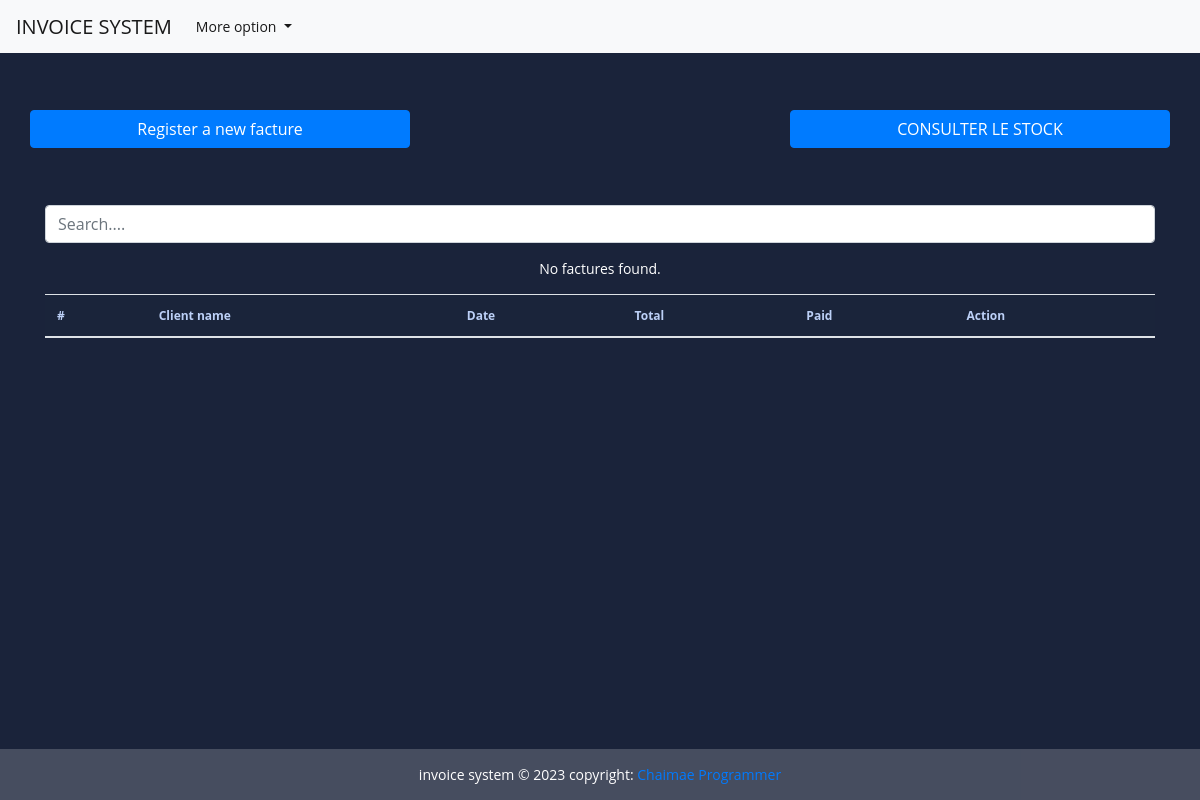
The page /Home on the database as committed earlier.
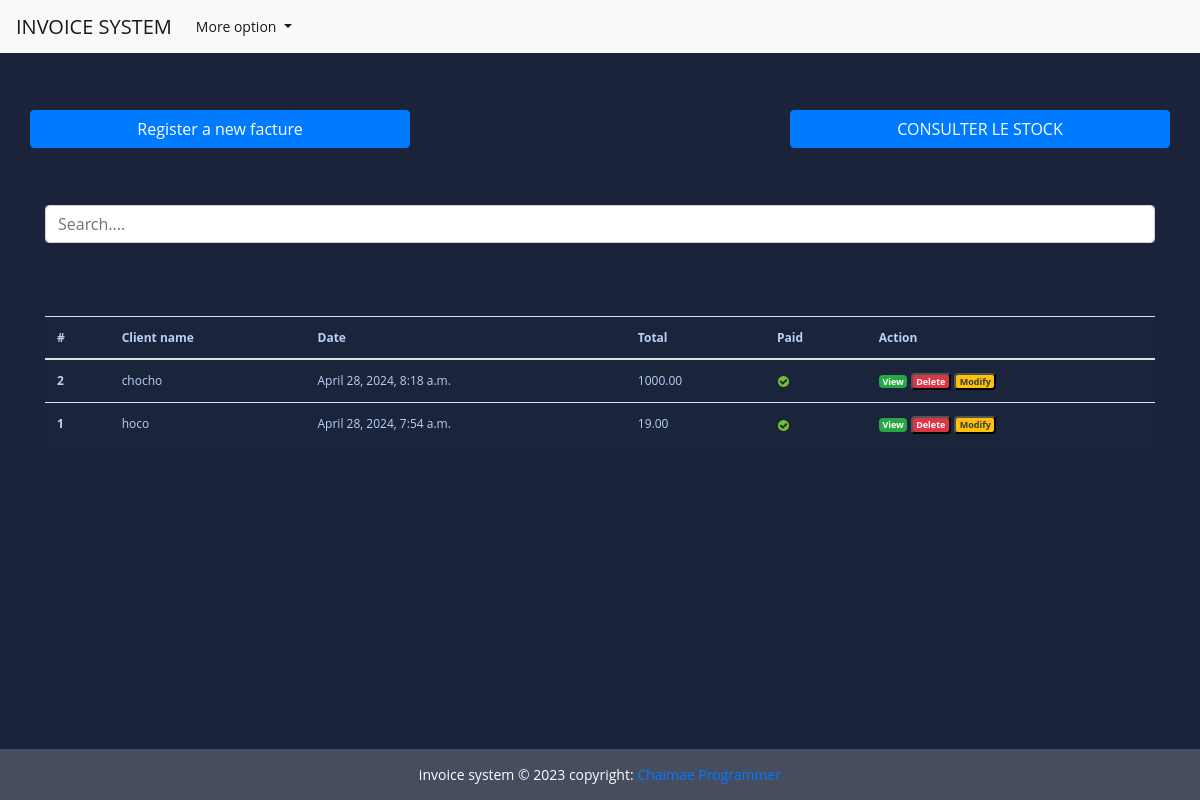
The same page on the database as committed later.
### stock/models.py (models this page shows, shortened)
class Facture(models.Model):
     client = models.CharField(max_length=132)
     facture_date_time = models.DateTimeField(null = True , auto_now_add=True)
     save_by = models.ForeignKey(User, on_delete=models.PROTECT )
     total = models.DecimalField(max_digits=10, decimal_places=2)
     last_update_date = models.DateTimeField(null = True, blank=True)
     paid = models.BooleanField(default=False)
     class Meta:
          verbose_name = "Facture"
          verbose_name_plural ="Factures"

### stock/views.py (the view, shortened to what this page needs)
# urls.py: path('Home' ,views.HomeView.as_view() , name='Home'),
class HomeView(View):
    templates_name='html/index.html'
    factures = Facture.objects.all().order_by('-facture_date_time')
    context={
        'factures': factures
    }
    def get(self, request, *args, **kwags):
        items = pagination(request, self.factures)
        self.context['factures'] = items
        return render(request, self.templates_name, self.context)

### stock/utils.py (called while the page is built)
def pagination(request, factures):
        default_page = 1
        page = request.GET.get('page', default_page)
        items_per_page = 5
        paginator = Paginator(factures, items_per_page)
        try:
            items_page = paginator.page(page)
        except PageNotAnInteger:
            items_page = paginator.page(default_page)
        except EmptyPage:
            items_page = paginator.page(paginator.num_pages)
        return items_page

### stock/templates/html/index.html (shortened to what this page needs)
{% extends "html/login.html"%}
{% load static %}
{% block content %}
 <br><br>
 <div class="row">
    <a href="{% url 'add-facture'%}" class="btn col-md-4 btn-primary">
        Register a new facture
    </a>
    <a href="#" class="btn col-md-4">
    </a>
    <a href="{% url 'consulte-Stock'%}" class="btn col-md-4 btn-primary">
        CONSULTER LE STOCK
    </a>
 </div>
 <br><br><br>
 <div class="form-group ">
   <input id="search" class="form-control" type="text" placeholder="Search....">
 </div>
 <div>
     <table class="table table-striped-colums">
        <thead>
            <TR>
            <th scope="col">#</th>
            <th scope="col">Client name</th>
            <th scope="col"> Date</th>
            <th scope="col"> Total</th>
            <th scope="col"> Paid</th>
            <th scope="col"> Action</th>
            </TR>
        </thead>
        <tbody id="myTable">
         {% if factures %}
         {% for facture in factures %}
         <tr>
            <th scope="row">{{ facture.pk }}</th>
            <td>{{facture.client}}</td>
            <td>{{facture.facture_date_time }}</td>
            <td>{{ facture.total }}</td>
            <td>
               {% if facture.paid %}
               <img src="{% static 'image/icon-yes.svg' %}" alt="True">
               {% else %}
               <img src="{% static 'image/icon-no.svg' %}" alt="False">
               {% endif %}
            </td>
            <td>
               <a href="{% url 'facture' pk=facture.pk  %}" title="Detail" class="badge text-white bg-success m-30">View</a>
               <button id="btn-invoice-sup" type="button" data-toggle="modal" data-target="#supprimer"
                  class="badge text-white bg-danger m-20" title="Supprimer" data-id="{{ facture.pk }}"
                  data-customer="{{facture.client}}">Delete
               </button>
               <button id="btn-invoice-mod" type="button" data-toggle="modal" title="Modifier" data-target="#modifier"
                  data-id="{{facture.pk}}" data-customer="{{facture.client}}"
                  class="badge text-dark bg-warning m-20"> Modify
               </button>
            </td>
         </tr>
         {% endfor %}
         <br><br><br>
         {% else %}
         <p class="text-center text-white">No factures found.</p>
         {% endif %}
      </tbody>
     </table>
 </div>
 <br><br>
{% endblock content %}

### stock/templates/html/login.html (shortened to what this page needs)
<!DOCTYPE html>
{% load static %}
<html lang="en">
<head>
  <link rel="stylesheet" href="https://cdn.jsdelivr.net/npm/bootstrap@4.6.2/dist/css/bootstrap.min.css"
>
  <link rel="stylesheet" href="{% static 'css/style.css' %}">
  <link href='https://unpkg.com/boxicons@2.1.4/css/boxicons.min.css' rel='stylesheet'>
</head>
<body>
  <header>
    <nav class="navbar navbar-expand-lg navbar-light bg-light">
      <a class="navbar-brand" href="/Home">INVOICE SYSTEM</a>
      <div class="collapse navbar-collapse" id="navbarSupportedContent">
        <ul class="navbar-nav mr-auto">
          <div class="collapse navbar-collapse" id="navbarSupportedContent">
            <ul class="navbar-nav mr-auto">
              <li class="nav-item dropdown">
                <a class="nav-link dropdown-toggle active" id="x" role="button" data-toggle="dropdown" aria-expanded="false">
                  More option
                </a>
              </li>
            </ul>
          </div>
    </nav>
  </header>
  <div class="container">
    <div class="wrapper">
      <br>
    </div>
  </div>
  <div class="container">
    {% block content %}
    {% endblock content %}
  </div>
  <footer class="bg-light text-center text-dark" style="position: relative;">
    <div class="text-center p-3 text-white" style="background-color: rgba(247, 246, 246, 0.2);position: fixed; bottom: 0; width: 100%;">
      invoice system © 2023 copyright:
      <a href="https://donaldprogrammeur.com" > Chaimae Programmer</a>
    </div>
  </footer>
</body>
</html>

### static/css/style.css (style rules this page uses)
body { margin: 0; padding: 0; font: 400 .875rem 'Open Sans', sans-serif; color: #bcd0f7; background: #1A233A; position: relative; height: 100%; }
.table { background: #1a243a; color: #bcd0f7; font-size: .75rem; }

Rows that differ between the two databases and show on the page:
added Facture: pk "2", client "chocho", facture_date_time "April 28, 2024, 8:18 a.m.", total "1000.00", paid True (drawn)
added Facture: pk "1", client "hoco", facture_date_time "April 28, 2024, 7:54 a.m.", total "19.00", paid True (drawn)
Other text that changed with them:
text no longer shown: "No factures found."
